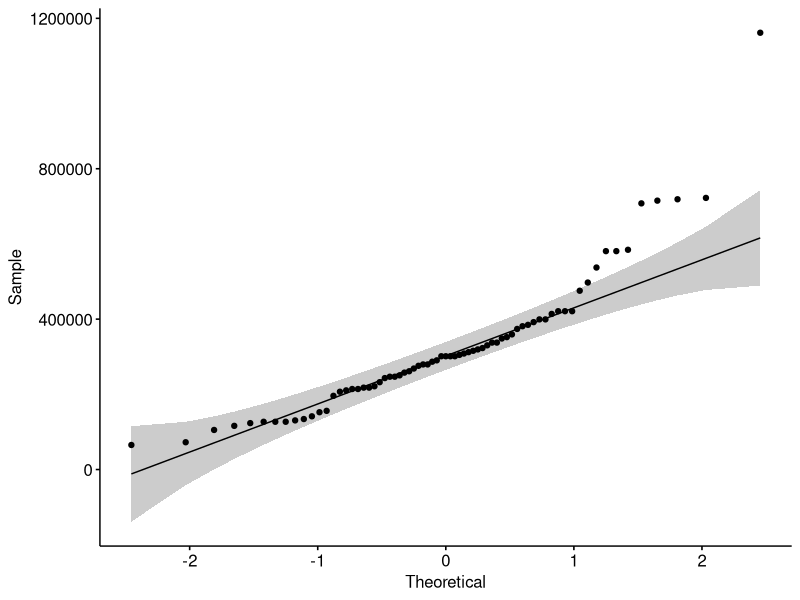
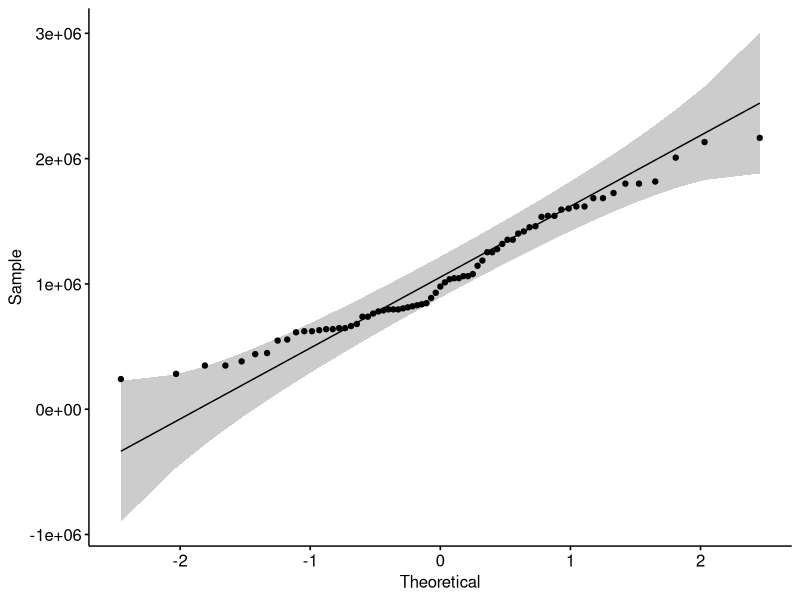
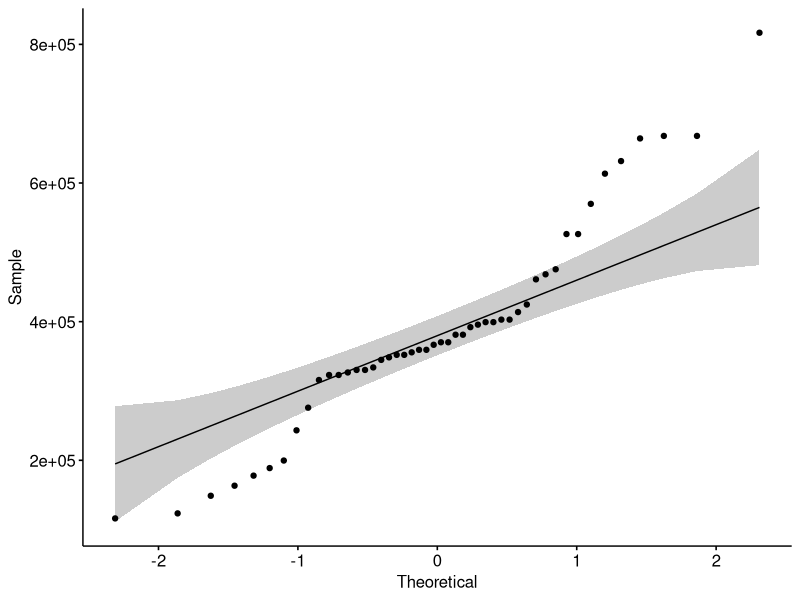
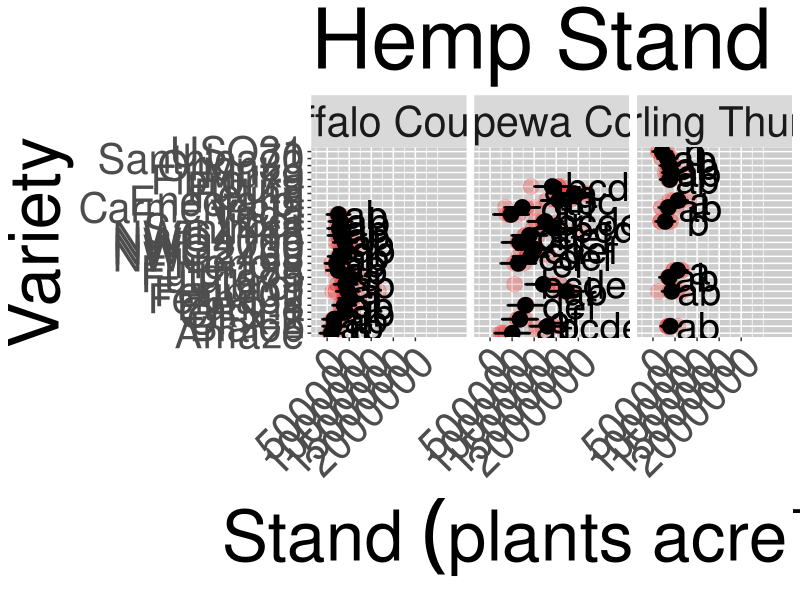
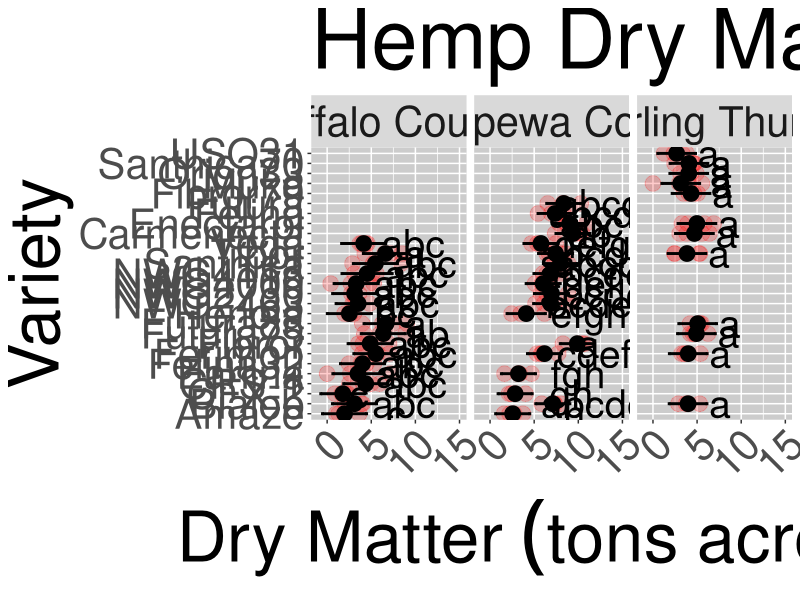
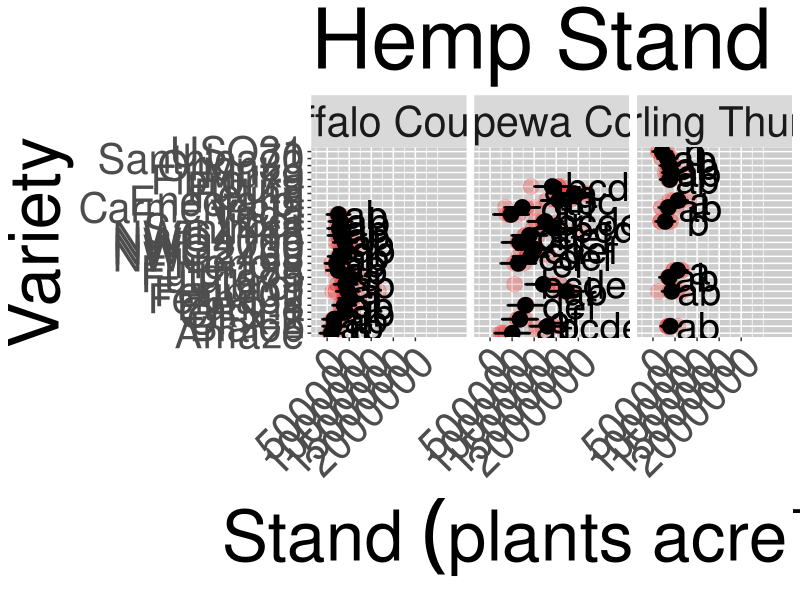
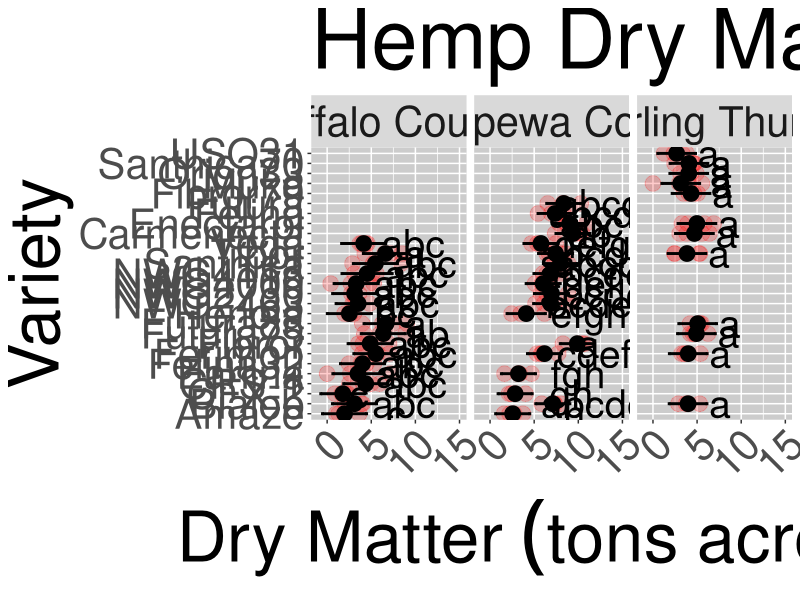

Recreate these plots in R, in order.
## ---- chunk 1
library(car)
library(ggplot2)
library(tidyverse)
library(dplyr)
library(emmeans)
library(glmmTMB)
library(multcomp)
library(multcompView)
library(lmerTest)
library(lme4)
library(dplyr)
library(writexl)
## ---- chunk 2
data1 = read.csv(file = "Hemp_RData.csv")
## ---- chunk 3
data1.1 = data1 %>%
  filter(Experiment == 1)
## ---- chunk 4
stem_data = data1.1 %>%
  filter(!is.na(Stems.Acre)) %>%
  mutate(Stems.Acre = as.numeric(Stems.Acre))
## ---- chunk 5
library(ggpubr)
ggqqplot(filter(stem_data, Location == "Buffalo County"), "Stems.Acre")

ggqqplot(filter(stem_data, Location == "Chippewa County"), "Stems.Acre")

ggqqplot(filter(stem_data, Location == "Whirling Thunder"), "Stems.Acre")
## ---- chunk 6
Buff_stems = lmer(Stems.Acre ~ Variety + (1|Rep), data = (filter(stem_data, Location == "Buffalo County")))
Buff_stem_aov = anova(Buff_stems) #significant

chip_stems = lmer(Stems.Acre ~ Variety + (1|Rep), data = (filter(stem_data, Location == "Chippewa County")))
chip_stem_aov = anova(chip_stems) #significant

Whir_stems = lmer(Stems.Acre ~ Variety + (1|Rep), data = (filter(stem_data, Location == "Whirling Thunder")))
Whir_stem_aov = anova(Whir_stems) #significant
## ---- chunk 7
Buff_stem_means = emmeans(Buff_stems, ~ Variety, contr= "pairwise")
Buff_stem_CLD = cld(Buff_stem_means$emmean, alpha=0.05, Letters=letters, sort=TRUE, reverse=TRUE, adjust = "sidak")

chip_stem_means = emmeans(chip_stems, ~ Variety, contr= "pairwise", adjust= "tukey")
chip_stem_CLD = cld(chip_stem_means$emmean, alpha=0.05, Letters=letters, sort=TRUE, reverse=TRUE, adjust = "sidak")

Whir_stem_means = emmeans(Whir_stems, ~ Variety, contr= "pairwise", adjust= "tukey")
Whir_stem_CLD = cld(Whir_stem_means$emmean, alpha=0.05, Letters=letters, sort=TRUE, reverse=TRUE, adjust = "sidak")
## ---- chunk 8
Buff_stem_CLD = as_tibble(Buff_stem_CLD) %>%
  rename(Stems.Acre = emmean) %>%
  mutate(Location = "Buffalo County")

chip_stem_CLD = as_tibble(chip_stem_CLD) %>%
  rename(Stems.Acre = emmean) %>%
  mutate(Location = "Chippewa County")

Whir_stem_CLD = as_tibble(Whir_stem_CLD) %>%
  rename(Stems.Acre = emmean) %>%
  mutate(Location = "Whirling Thunder")

Stand_Results = rbind(Buff_stem_CLD, chip_stem_CLD, Whir_stem_CLD)
## ---- chunk 9
Buff_stem_aov = as_tibble(Buff_stem_aov) %>%
  mutate(Location = "Buffalo County")
chip_stem_aov = as_tibble(chip_stem_aov) %>%
  mutate(Location = "Chippewa County") 
Whir_stem_aov = as_tibble(Whir_stem_aov) %>%
  mutate(Location = "Whirling Thunder")

Stand_ANOVA = rbind(Buff_stem_aov, chip_stem_aov, Whir_stem_aov)
write_xlsx(Stand_ANOVA, "Stand Count Anova Results.xlsx")
write_xlsx(Stand_Results, "Stand Count Means Separation Results.xlsx")
## ---- chunk 10
nudge1 = c(500000,500000,500000,500000,500000,500000,500000,500000.500000,500000,500000,500000,500000,500000,500000,500000,500000,600000,400000,800000,800000,850000,1000000,900000,950000,950000,800000,700000,650000,650000,500000,550000,400000,400000,500000,500000,500000,500000,500000,500000,500000,500000,500000,500000,500000,600000,500000,500000)

Stand_figure = 
  Stand_Results %>%
  ggplot(aes(x= Variety, y= Stems.Acre)) +
  geom_point(data = stem_data, mapping = aes(y= Stems.Acre), alpha = 0.2, size = 5, color = "red") +
  geom_point(aes(), size = 5) +
  geom_errorbar(aes(ymin = lower.CL, ymax = upper.CL), width = .3, size = 1) +
  geom_text(aes(label = .group), nudge_y = nudge1
            , size = 10) +
  facet_grid(cols = vars(Location)) +
  labs(title = "Hemp Stand", x = "Variety", y = bquote('Stand'~(plants~acre^-1))) +
  scale_y_continuous(limits = c(-200000,3000000), breaks = c(0,500000,1000000,1500000,2000000)) +
  theme(panel.background = element_rect(fill = 'gray80'),
        legend.position = "none",
        axis.title.x = element_text(size = 50),
        axis.title.y = element_text(size = 50),
        axis.text.y = element_text(size = 30),
        axis.text.x = element_text(size = 30, angle = 45, hjust = 1),
        strip.text.x = element_text(size = 30),
        strip.text.y = element_text(size = 30),
        title = element_text(size = 50)) +
  coord_flip()

Stand_figure
## ---- chunk 11
ggsave("Stand_Results_Figure.jpeg", plot = Stand_figure, height = 15, width = 15, dpi = 300)
## ---- chunk 12
DM_data = data1.1 %>%
  filter(!is.na(Tons.DM.acre))
## ---- chunk 13
Buff_DM = lmer(Tons.DM.acre ~ Variety + (1|Rep), data = (filter(DM_data, Location == "Buffalo County")))
Buff_DM_aov = anova(Buff_DM) #significant

chip_DM = lmer(Tons.DM.acre ~ Variety + (1|Rep), data = (filter(DM_data, Location == "Chippewa County")))
chip_DM_aov = anova(chip_DM) #significant

Whir_DM = lmer(Tons.DM.acre ~ Variety + (1|Rep), data = (filter(DM_data, Location == "Whirling Thunder")))
Whir_DM_aov = anova(Whir_DM) #not significant?
## ---- chunk 14
Buff_DM_means = emmeans(Buff_DM, ~ Variety, contr= "pairwise")
Buff_DM_CLD = cld(Buff_DM_means$emmean, alpha=0.05, Letters=letters, sort=TRUE, reverse=TRUE, adjust= "sidak")

chip_DM_means = emmeans(chip_DM, ~ Variety, contr= "pairwise")
chip_DM_CLD = cld(chip_DM_means$emmean, alpha=0.05, Letters=letters, sort=TRUE, reverse=TRUE, adjust= "sidak")

Whir_DM_means = emmeans(Whir_DM, ~ Variety, contr= "pairwise")
Whir_DM_CLD = cld(Whir_DM_means$emmean, alpha=0.05, Letters=letters, sort=TRUE, reverse=TRUE, adjust= "sidak")
## ---- chunk 15
Buff_DM_CLD = as_tibble(Buff_DM_CLD) %>%
  rename(Tons.DM.acre = emmean) %>%
  mutate(Location = "Buffalo County")

chip_DM_CLD = as_tibble(chip_DM_CLD) %>%
  rename(Tons.DM.acre = emmean) %>%
  mutate(Location = "Chippewa County")

Whir_DM_CLD = as_tibble(Whir_DM_CLD) %>%
  rename(Tons.DM.acre = emmean) %>%
  mutate(Location = "Whirling Thunder")

DM_Results = rbind(Buff_DM_CLD, chip_DM_CLD, Whir_DM_CLD)
## ---- chunk 16
Buff_DM_aov = as_tibble(Buff_DM_aov) %>%
  mutate(Location = "Buffalo County")
chip_DM_aov = as_tibble(chip_DM_aov) %>%
  mutate(Location = "Chippewa County") 
Whir_DM_aov = as_tibble(Whir_DM_aov) %>%
  mutate(Location = "Whirling Thunder")

DM_ANOVA = rbind(Buff_DM_aov, chip_DM_aov, Whir_DM_aov)
write_xlsx(DM_ANOVA, "Dry Matter Anova Results.xlsx")
write_xlsx(DM_Results, "Dry Matter Means Separation Results.xlsx")
## ---- chunk 17
nudge2 = c(4,4,5,5,5,5,5,5,5,5,5,5,5,5,5,4,4,0,5,5,5,6,6,5,6,6,6,6,5,5,4,4,4,3,2,2,3,3,3,3,3,3,3,3,3,3,4,3)

DM_figure = 
  DM_Results %>%
  ggplot(aes(x= Variety, y= Tons.DM.acre)) +
  geom_point(data = DM_data, mapping = aes(y= Tons.DM.acre), alpha = 0.2, size = 5, color = "red") +
  geom_point(aes(), size = 5) +
  geom_errorbar(aes(ymin = lower.CL, ymax = upper.CL), width = .3, size = 1) +
  geom_text(aes(label = .group), nudge_y = nudge2, size = 10) +
  facet_grid(cols = vars(Location)) +
  labs(title = "Hemp Dry Matter", x = "Variety", y = bquote('Dry Matter'~(tons~acre^-1))) +
  scale_y_continuous(limits = c(-1,15), breaks = c(0,5,10,15)) +
  theme(panel.background = element_rect(fill = 'gray80'),
        legend.position = "none",
        axis.title.x = element_text(size = 50),
        axis.title.y = element_text(size = 50),
        axis.text.y = element_text(size = 30),
        axis.text.x = element_text(size = 30, angle = 45, hjust = 1),
        strip.text.x = element_text(size = 30),
        strip.text.y = element_text(size = 30),
        title = element_text(size = 50)) +
  coord_flip()

DM_figure
## ---- chunk 18
ggsave("Hemp_DryMatter_Figure.jpeg", plot = DM_figure, height = 15, width = 15, dpi = 300)
